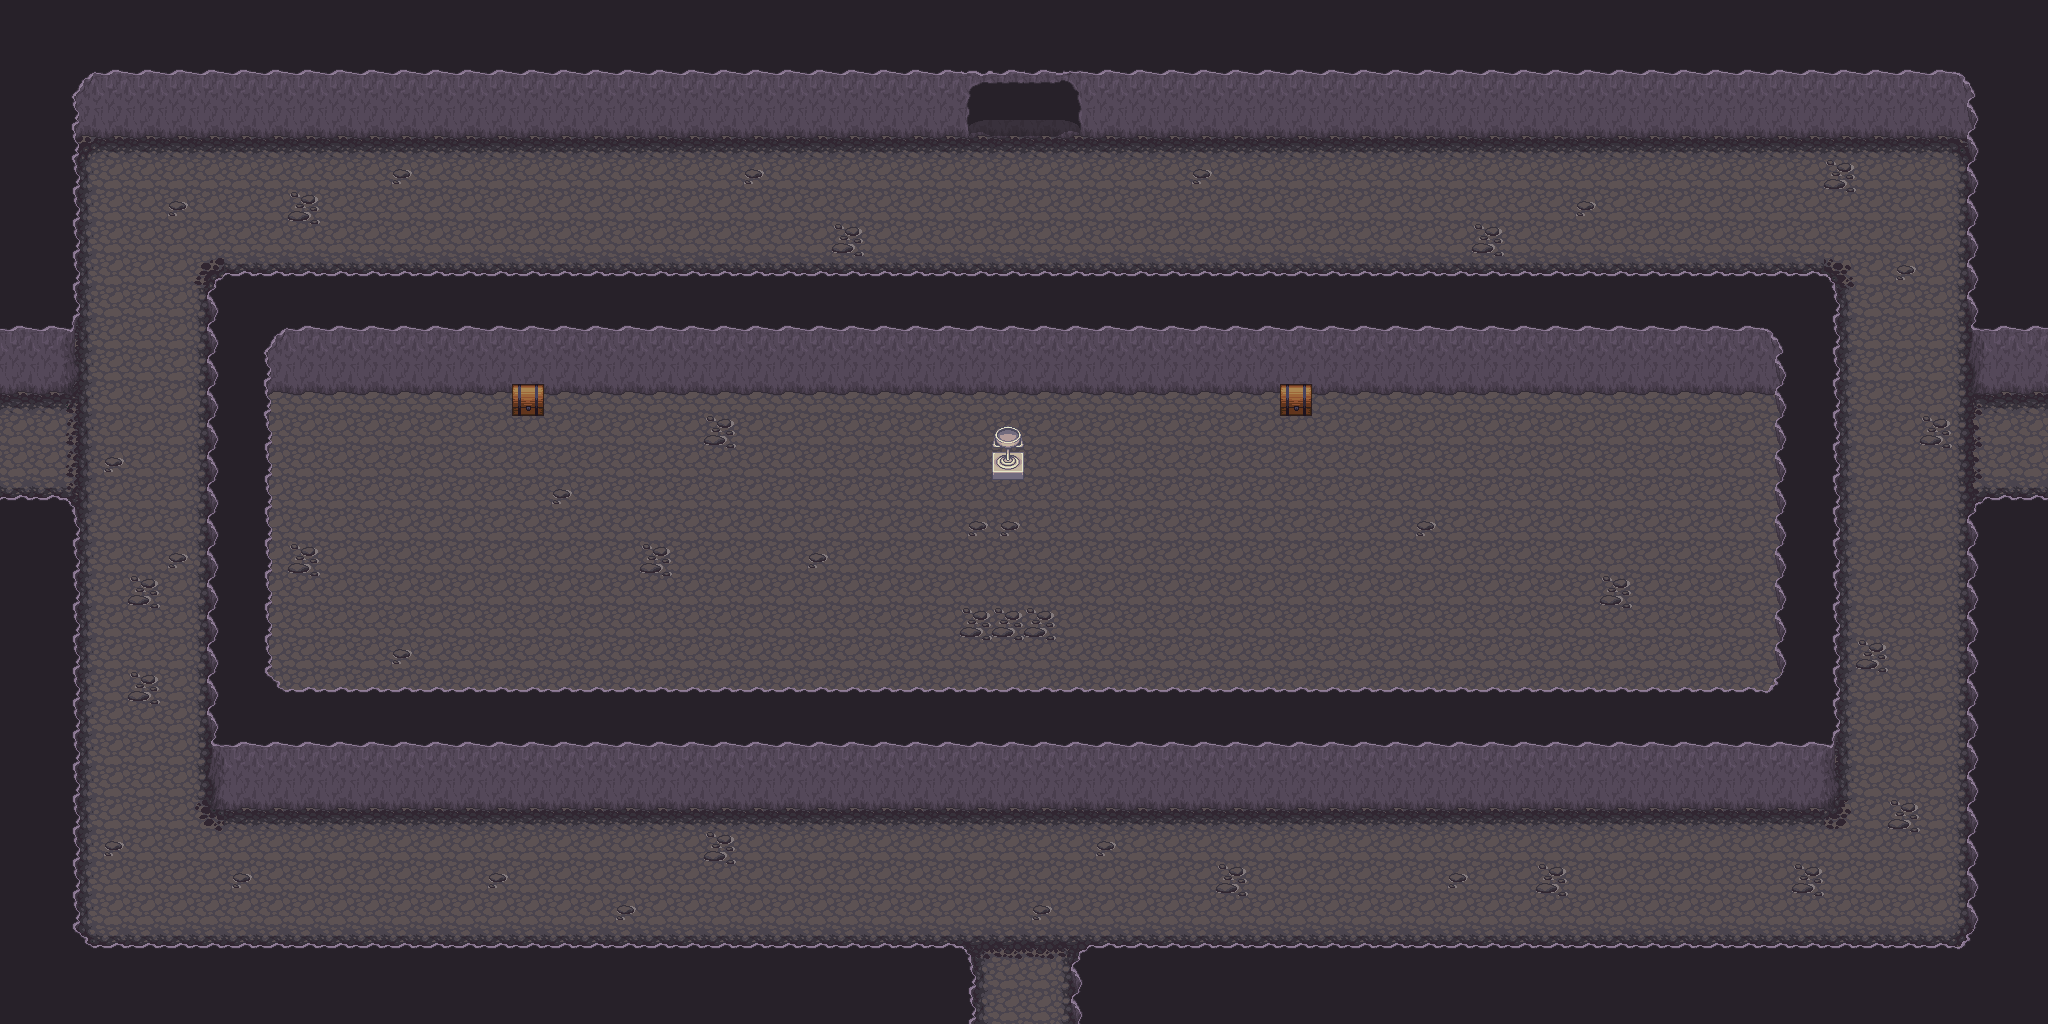

A level layout from a 2D game, rendered from its tile map. Below: a short description, then the map file with tile-grid data replaced by summaries:
An orthogonal 64x32 tile map with 32x32 px tiles, 8 tile layers (Ground, Ground +1, Ground +2, Ground +3, ...), 6 hidden layers not drawn, 8 tilesets.

<map version="1.0" orientation="orthogonal" renderorder="right-down" width="64" height="32" tilewidth="32" tileheight="32" nextobjectid="1">
 <tileset firstgid="1" name="Artis_dock" tilewidth="32" tileheight="32" tilecount="128" columns="16">
  <image source="../Ressources/Artis_dock.png" width="512" height="256" />
 </tileset>
 <tileset firstgid="129" name="base_out_atlas" tilewidth="32" tileheight="32" tilecount="1024" columns="32">
  <image source="../Ressources/base_out_atlas.png" width="1024" height="1024" />
 </tileset>
 <tileset firstgid="1153" name="build_atlas" tilewidth="32" tileheight="32" tilecount="1024" columns="32">
  <image source="../Ressources/build_atlas.png" width="1024" height="1024" />
 </tileset>
 <tileset firstgid="2177" name="caves" tilewidth="32" tileheight="32" tilecount="66" columns="11">
  <image source="../Ressources/caves.png" width="352" height="192" />
 </tileset>
 <tileset firstgid="2243" name="forest_tiles" tilewidth="32" tileheight="32" tilecount="256" columns="16">
  <image source="../Ressources/forest_tiles.png" width="512" height="512" />
 </tileset>
 <tileset firstgid="2499" name="obj_misk_atlas" tilewidth="32" tileheight="32" tilecount="1024" columns="32">
  <image source="../Ressources/obj_misk_atlas.png" width="1024" height="1024" />
 </tileset>
 <tileset firstgid="3523" name="terrain_atlas" tilewidth="32" tileheight="32" tilecount="1024" columns="32">
  <image source="../Ressources/terrain_atlas.png" width="1024" height="1024" />
 </tileset>
 <tileset firstgid="4547" name="tileset_stone_v4_p1" tilewidth="32" tileheight="32" tilecount="70" columns="5">
  <image source="../Ressources/tileset_stone_v4_p1.png" width="166" height="463" />
 </tileset>
 <layer name="Ground" width="64" height="32">
  <data>[2048 cells, 2048 non-empty, 1 distinct tile ids]</data>
 </layer>
 <layer name="Ground +1" width="64" height="32">
  <data>[2048 cells, 315 non-empty, 13 distinct tile ids]</data>
 </layer>
 <layer name="Ground +2" width="64" height="32">
  <data>[2048 cells, 14 non-empty, 3 distinct tile ids]</data>
 </layer>
 <layer name="Ground +3" width="64" height="32">
  <data>[2048 cells, 1232 non-empty, 26 distinct tile ids]</data>
 </layer>
 <layer name="Door" width="64" height="32">
  <data>[2048 cells, 12 non-empty, 9 distinct tile ids]</data>
 </layer>
 <layer name="Collide" width="64" height="32" visible="0">
  <data>[2048 cells, 1137 non-empty, 1 distinct tile ids]</data>
 </layer>
 <layer name="TopDoorBlock" width="64" height="32" visible="0">
  <data>[2048 cells, 24 non-empty, 3 distinct tile ids]</data>
 </layer>
 <layer name="BottomDoorBlock" width="64" height="32" visible="0">
  <data>[2048 cells, 18 non-empty, 2 distinct tile ids]</data>
 </layer>
 <layer name="LeftDoorBlock" width="64" height="32" visible="0">
  <data>[2048 cells, 24 non-empty, 2 distinct tile ids]</data>
 </layer>
 <layer name="RightDoorBlock" width="64" height="32" visible="0">
  <data>[2048 cells, 24 non-empty, 2 distinct tile ids]</data>
 </layer>
 <layer name="SecretDoor" width="64" height="32">
  <data>[2048 cells, 30 non-empty, 5 distinct tile ids]</data>
 </layer>
 <layer name="SecretCollide" width="64" height="32" visible="0">
  <data>[2048 cells, 15 non-empty, 1 distinct tile ids]</data>
 </layer>
 <layer name="UpOne" width="64" height="32">
  <data>[2048 cells, 1 non-empty, 1 distinct tile ids]</data>
 </layer>
 <layer name="UpTwo" width="64" height="32">
  <data>[2048 cells, 0 non-empty, 0 distinct tile ids]</data>
 </layer>
</map>
